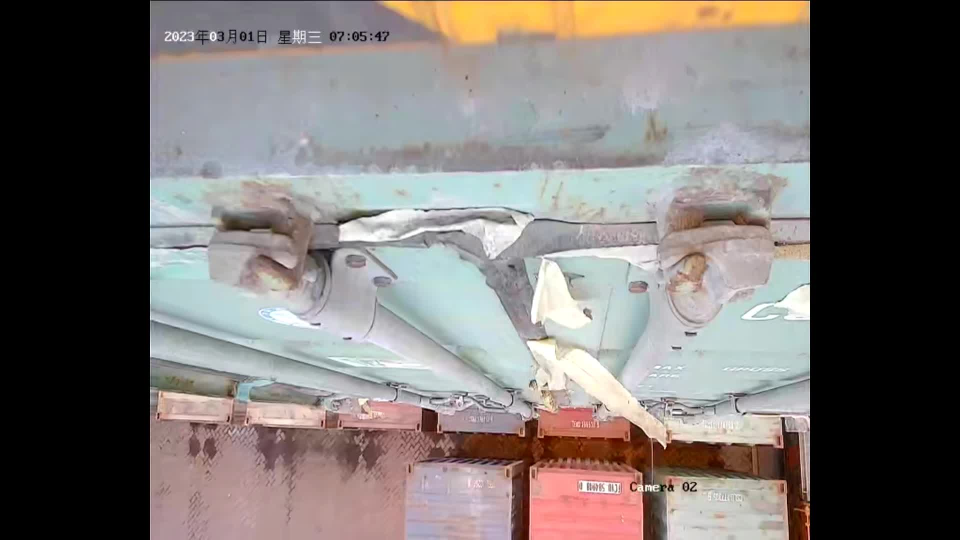
#> input picture models/test_image.jpg, 1920 x 1080 px, found by its file name (shown at 1/2 size)
$ python run_rknn.py
#> lines starting #> are read from the running program, lines starting #| are printed output that depends on the picture
import cv2
import numpy as np
#from rknn.api import RKNN
from rknnlite.api import RKNNLite as RKNN

ONNX_MODEL = './best.onnx'
RKNN_MODEL = './best.rknn'
DATASET = './datasets.txt'

CLASSES = {0:'box', 1:'box_open'}  # 训练时的类别

nmsThresh = 0.45  # 值越大，代表允许重叠的面积越大。
objectThresh = 0.5

# 注意调整为onnx模型的大小。
model_h = 640
model_w = 640

color_palette = np.random.uniform(0, 255, size=(len(CLASSES), 3))


def letterbox(im, new_shape=(640, 640), color=(114, 114, 114)):
    # Resize and pad image while meeting stride-multiple constraints
    shape = im.shape[:2]  # current shape [height, width]
    if isinstance(new_shape, int):
        new_shape = (new_shape, new_shape)

    # Scale ratio (new / old)
    r = min(new_shape[0] / shape[0], new_shape[1] / shape[1])

    # Compute padding
    ratio = r, r  # width, height ratios
    new_unpad = int(round(shape[1] * r)), int(round(shape[0] * r))
    dw, dh = new_shape[1] - new_unpad[0], new_shape[0] - new_unpad[1]  # wh padding

    dw /= 2  # divide padding into 2 sides
    dh /= 2

    if shape[::-1] != new_unpad:  # resize
        im = cv2.resize(im, new_unpad, interpolation=cv2.INTER_LINEAR)
    top, bottom = int(round(dh - 0.1)), int(round(dh + 0.1))
    left, right = int(round(dw - 0.1)), int(round(dw + 0.1))
    im = cv2.copyMakeBorder(im, top, bottom, left, right, cv2.BORDER_CONSTANT, value=color)  # add border
    return im, ratio, (dw, dh)


# [39 lines left out: function draw_detections, not called in this run]


def sigmoid(x):
    return 1 / (1 + np.exp(-x))


# [83 lines left out: function postprocess, not called in this run]


if __name__ == '__main__':
    # 数据准备
    img_path = './images/test_image.jpg'
    orig_img = cv2.imread(img_path)
#> orig_img is the input picture: shape (1080, 1920, 3); mean B, G, R 111.1, 113.6, 119.4
    # img = cv2.cvtColor(orig_img, cv2.COLOR_BGR2RGB)
    img = orig_img
    img_h, img_w = img.shape[:2]
#> img_h = 1080; img_w = 1920
    resized_img, ratio, (dw, dh) = letterbox(img, new_shape=(model_h, model_w))  # padding resize
#> in letterbox, `im = cv2.resize(im, new_unpad, interpolation=cv2.INTER_LINEAR)`:
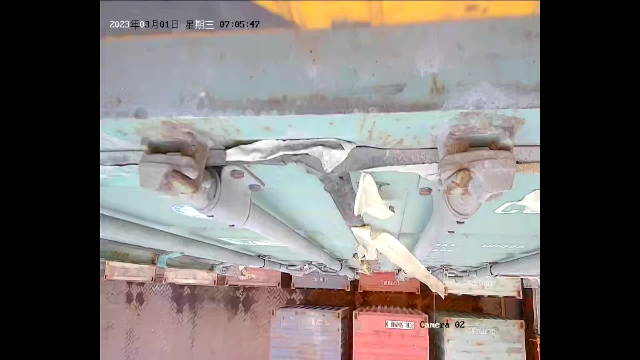
#> im: shape (360, 640, 3); mean of channels 0, 1, 2 111.1, 113.6, 119.4; drawn as B, G, R
#> in letterbox, `im = cv2.copyMakeBorder(im, top, bottom, left, right, cv2.BORDER_CONST..`:
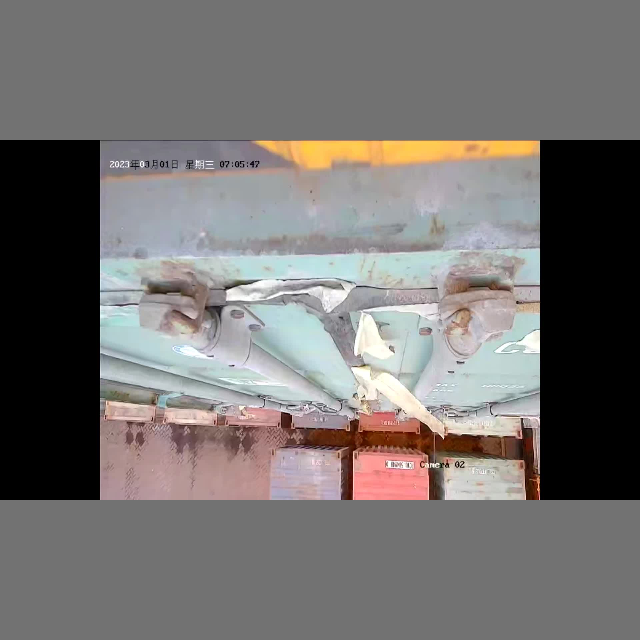
#> im: shape (640, 640, 3); mean of channels 0, 1, 2 112.4, 113.8, 117; drawn as B, G, R
#> ratio = (0.333, 0.333); dw = 0; dh = 140
    # resized_img = cv2.resize(img, (model_w, model_h), interpolation=cv2.INTER_LINEAR) # direct resize
    input = np.expand_dims(resized_img, axis=0)

    # 模型
#> (the run stopped early here; a loop or call above may not have finished)
